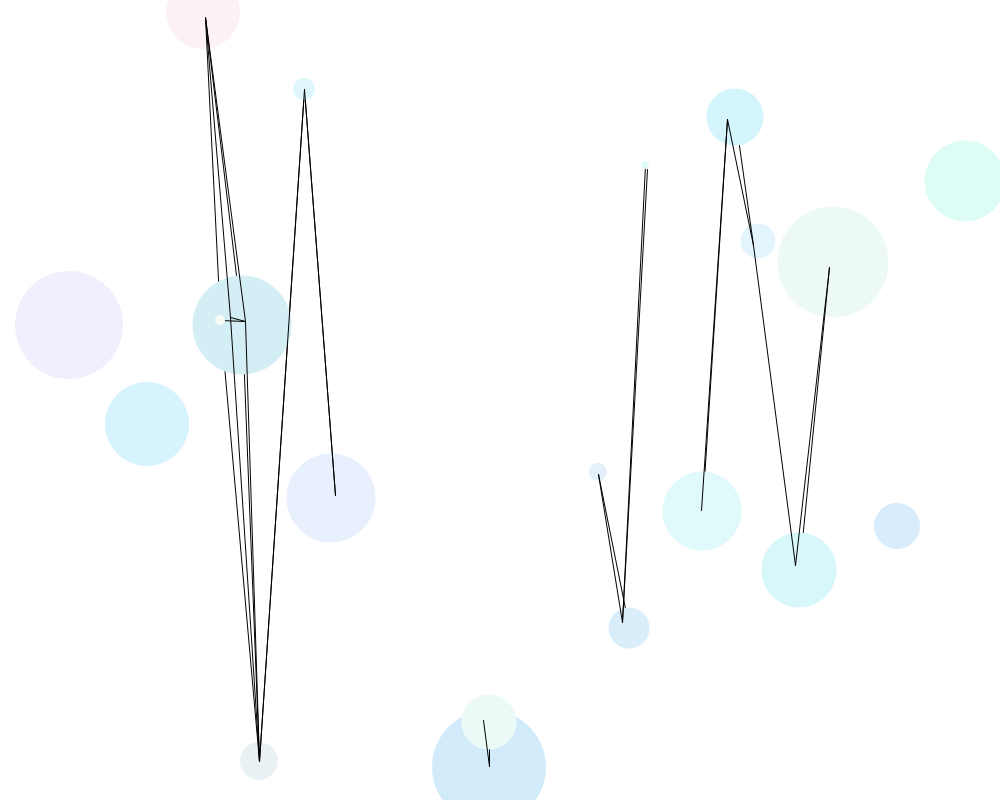
Frame 1 (no input)
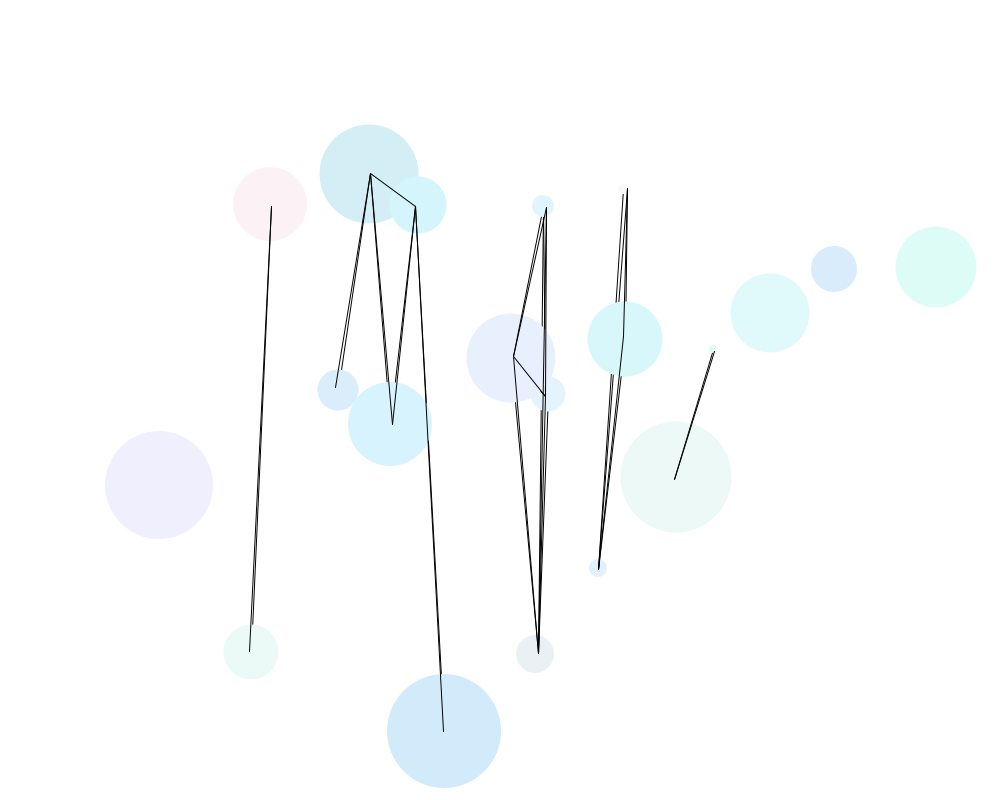
Frame 60 (the mouse pressed at the canvas centre just before this capture)
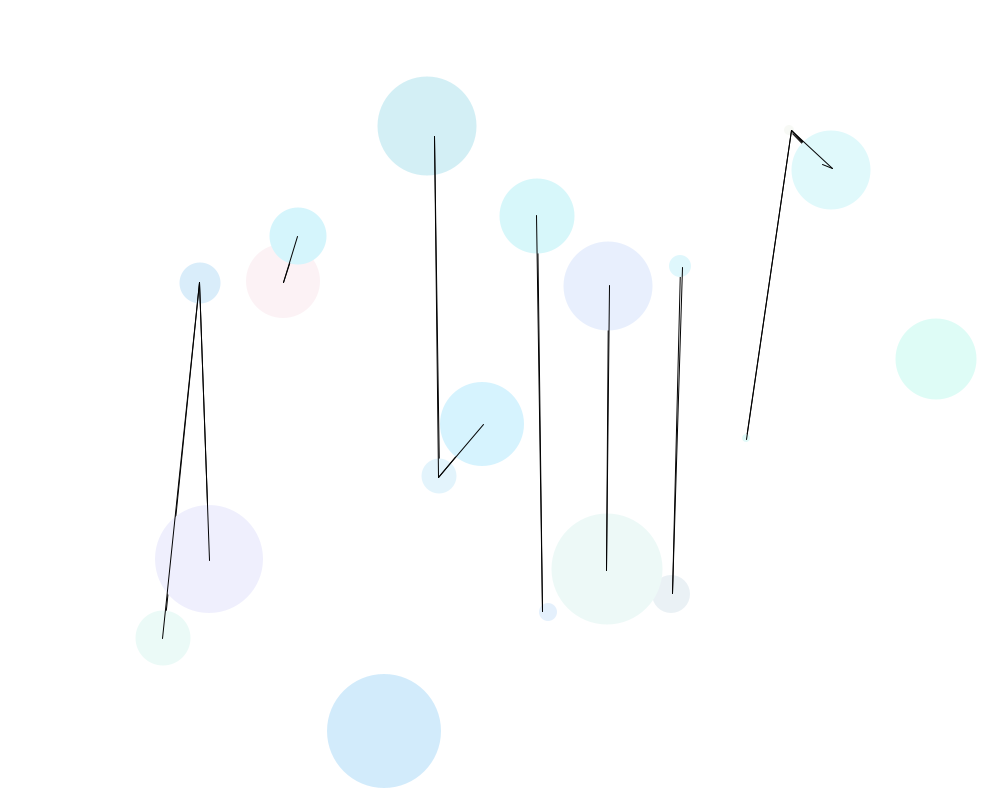
Frame 120 (the mouse held since frame 60 and released just before this capture)

The Processing sketch that drew these frames (run headless with seeded random() and noise(); from frame 60 on, the mouse is pressed at the canvas centre):

// Processing sketch: processing_131861
// ── processing_131861.pde

/*Tarea 1, version 2 de Mariana Mora 

Hackeando el codigo de Melania Gonzalez y Tomas de Camino
  
 *Tarea #1-b Se cambio cantidad de bolas en el ejercicio, color del background, de las esferas, la direccion de la 
 linea entre las mismas.
 */
  
// DECLARAR VARIABLES
int nBolas=20;
int rango;
int [][] bolas = new int[nBolas][9];
 
// INICIALIZAR VARIABLES
void setup() {
  size(1000, 800); //size of the screen
  rango=(int)random(100);
  //colorMode(HSB, 200, 10, 50);
//RECORRER LA MATRIZ
  for (int i=0;i<nBolas;i++) {
    bolas[i][0]=(int)random(width); //iniciar x
    bolas[i][1]=(int)random(height);//iniciar y
    bolas[i][2]=(int)random(width); //iniciar a
    bolas[i][3]=(int)random(height);//iniciar b
    bolas[i][4]=(int)random(120);    //iniciar diametro
    bolas[i][5]=(int)random(60,100);   //iniciar Velocidad
    bolas[i][6]=(int)random(210,255);   //iniciar color
    bolas[i][7]=(int)random(235,255);   //iniciar color
    bolas[i][8]=(int)random(245,255);   //iniciar color
    
  }
}
 
//METODO PRINCIPAL QUE SE EJECUTA REPETIDAMENTE
void draw() {
 background(255); //pintar el background en cada frame
   
  //RECORRER LA MATRIZ
  for (int i=0;i<nBolas;i++) {
    noStroke();
    fill(bolas[i][6],bolas[i][7],bolas[i][8]); //color de la bola
    ellipse(bolas[i][0], bolas[i][1], bolas[i][4], bolas[i][4]); //pintar bola
     
    //MOVER BOLA PARA QUE AVANCE DE "A" A "B"
    int v= bolas[i][5]; //VELOCIDAD O RAZON DE CAMBIO
    bolas[i][0]+=(bolas[i][2]-bolas[i][0])/v; //mover punto A en x
    bolas[i][1]+=(bolas[i][3]-bolas[i][1])/v; //mover punto A en y
     
    //CONFIRMO SI POSICION "A" ES IGUAL A LA "B" PARA SABER SI YA LLEGO AL DESTINO
    int cx= bolas[i][0]-bolas[i][2]; //que tan cerca esta del punto B en x?
    int cy= bolas[i][1]-bolas[i][3]; //que tan cerca esta del punto B en x?
        if(((cx<v)&&(cx>-v))&&(cy<v)&&(cy>-v)) //preguntamos si ya esta en el punto o dentro de la razon e cambio
        {
        bolas[i][2]=(int)random(width);//generamos nuevo punto B en x (alpha)
        bolas[i][3]=(int)random(height);//generamos nuevo punto B en y (beta)
        }
      
     //Creo un nuevo iterador
     for (int p=0;p<nBolas;p++) {
       if(i!=p){
          
         //distancia de bolita-i a la bolita-p
         int distancia = (int)sqrt(sq(bolas[i][0]-bolas[p][0])+sq(bolas[i][0]-bolas[p][0]));
          
         if(distancia<rango){
           //dibujar linea entre 2 colitas q estan a menos de cierta distancia
           
           stroke (1);
           //strokeWeight(1);
           line(bolas[i][0],bolas[i][1],bolas[p][0],bolas[p][1]);
           
         }//termina el IF
          
       }//termina el IF 
    }//termina iterador "p"
         
    }//termina iterador "i"
    //imprimo datos de la primera bolita para visualizar
    print("x="+bolas[0][0]+" y="+bolas[0][1]+" a="+bolas[0][2]+" b="+bolas[0][3]+"\n");
}
